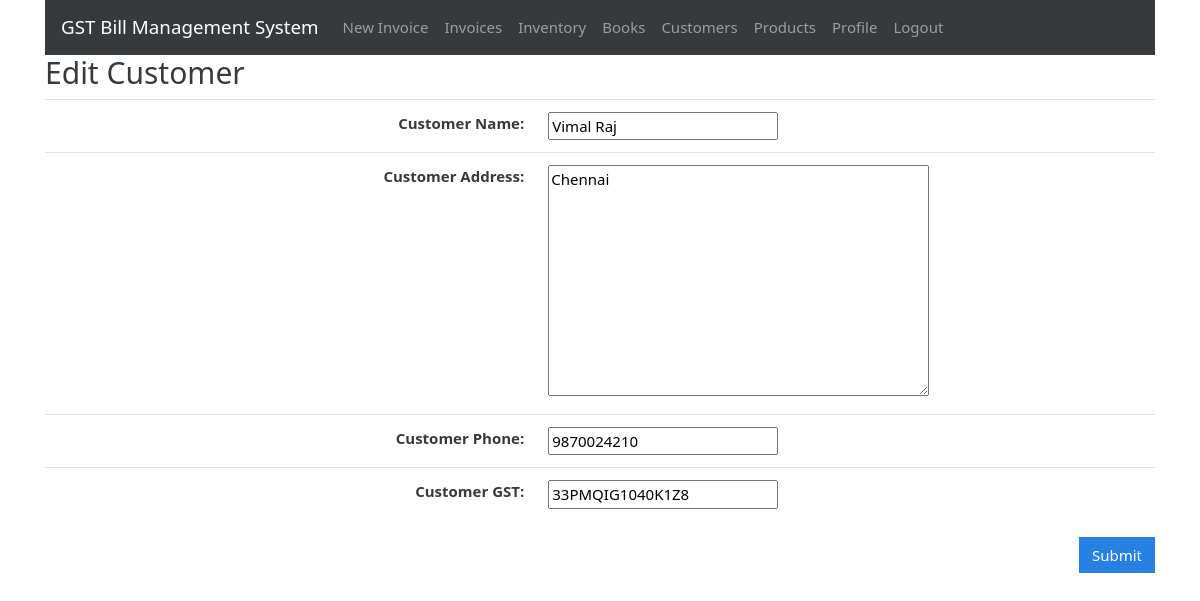
The page /customers/edit/8 (signed in) on the database its author committed.
### gstbillingapp/models.py (models this page shows, shortened)
class Customer(models.Model):
    user = models.ForeignKey(User, null=True, blank=True, on_delete=models.SET_NULL)
    customer_name = models.CharField(max_length=200)
    customer_address = models.TextField(max_length=600, blank=True, null=True)
    customer_phone = models.CharField(max_length=10, blank=True, null=True)
    customer_gst = models.CharField(max_length=15, blank=True, null=True)

### gstbillingapp/views.py (the view)
# urls.py: path('customers/edit/<int:customer_id>', views.customer_edit, name='customer_edit'),
@login_required
def customer_edit(request, customer_id):
    customer_obj = get_object_or_404(Customer, user=request.user, id=customer_id)
    if request.method == "POST":
        customer_form = CustomerForm(request.POST, instance=customer_obj)
        if customer_form.is_valid():
            new_customer = customer_form.save()
            return redirect('customers')
    context = {}
    context['customer_form'] = CustomerForm(instance=customer_obj)
    return render(request, 'gstbillingapp/customer_edit.html', context)

### gstbillingapp/forms.py
class CustomerForm(ModelForm):
     class Meta:
         model = Customer
         fields = ['customer_name', 'customer_address', 'customer_phone', 'customer_gst']

### gstbillingapp/templates/gstbillingapp/customer_edit.html (shortened to what this page needs)
{% extends "gstbillingapp/base.html" %}
{% load static %}
{% block content %}
<h2>Edit Customer</h2>
<form method="POST">
	<table class="table">
		<tbody class="two-col-form">
			<tr>
				<th scope="row" class="text-right">Customer Name:</th>
				<td class="form-input-td">{{customer_form.customer_name}}</td>
			</tr>
			<tr>
				<th scope="row" class="text-right">Customer Address:</th>
				<td class="form-input-td">{{customer_form.customer_address}}</td>
			</tr>
			<tr>
				<th scope="row" class="text-right">Customer Phone:</th>
				<td class="form-input-td">{{customer_form.customer_phone}}</td>
			</tr>
			<tr>
				<th scope="row" class="text-right">Customer GST:</th>
				<td class="form-input-td" pattern="([A-Za-z0-9]{15})|(^$)">{{customer_form.customer_gst}}</td>
			</tr>
		</tbody>
	</table>
	<input type="submit" class="btn btn-primary float-right" value="Submit">
</form>
{% endblock %}

### gstbillingapp/static/gstbillingapp/main.css (style rules this page uses)
.two-col-form td, .two-col-form th { width: 25%; }

### rows shown on the page
Customer: customer_name "Vimal Raj", customer_address "Chennai", customer_phone "9870024210", customer_gst "33PMQIG1040K1Z8"
